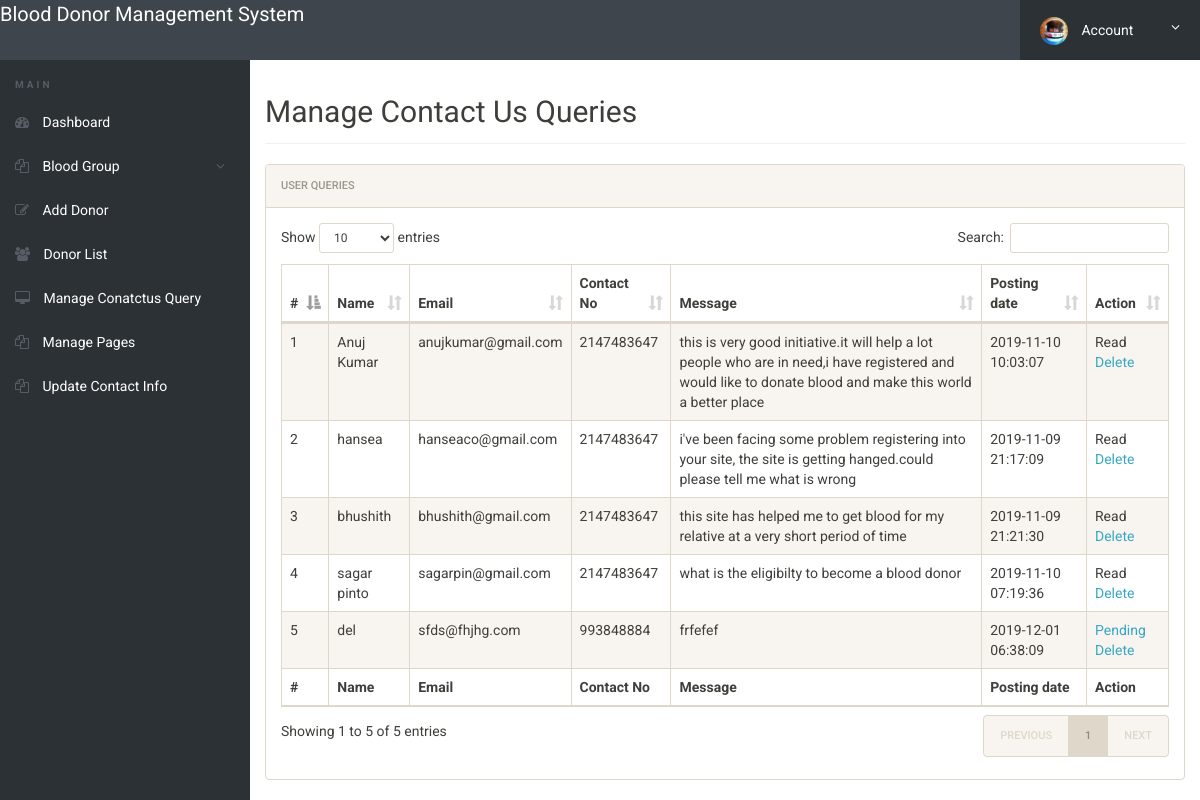
/manage-conactusquery.php (signed in), run on the app's committed database.
### tables this page shows
CREATE TABLE `tblcontactusquery` (
  `id` int(11) NOT NULL,
  `name` varchar(100) DEFAULT NULL,
  `EmailId` varchar(120) DEFAULT NULL,
  `ContactNumber` int(11) DEFAULT NULL,
  `Message` longtext DEFAULT NULL,
  `PostingDate` timestamp NOT NULL DEFAULT current_timestamp(),
  `status` int(11) DEFAULT NULL
);

### manage-conactusquery.php (the view, shortened to what this page needs)
<?php
include('includes/config.php');
if(strlen($_SESSION['alogin'])==0)
	{
header('location:index.php');
}
else{
 ?>
<!doctype html>
<html lang="en" class="no-js">
<head>
	<link rel="stylesheet" href="css/font-awesome.min.css">
	<link rel="stylesheet" href="css/bootstrap.min.css">
	<link rel="stylesheet" href="css/dataTables.bootstrap.min.css">
	<link rel="stylesheet" href="css/bootstrap-social.css">
	<link rel="stylesheet" href="css/bootstrap-select.css">
	<link rel="stylesheet" href="css/fileinput.min.css">
	<link rel="stylesheet" href="css/awesome-bootstrap-checkbox.css">
	<link rel="stylesheet" href="css/style.css">
</head>
<body>
	<?php include('includes/header1.php');?>
	<div class="ts-main-content">
		<?php include('includes/leftbar.php');?>
		<div class="content-wrapper">
			<div class="container-fluid">
				<div class="row">
					<div class="col-md-12">
						<h2 class="page-title">Manage Contact Us Queries</h2>
						<div class="panel panel-default">
							<div class="panel-heading">User queries</div>
							<div class="panel-body">
								<table id="zctb" class="display table table-striped table-bordered table-hover" cellspacing="0" width="100%">
									<thead>
										<tr>
										<th>#</th>
											<th>Name</th>
											<th>Email</th>
											<th>Contact No</th>
											<th>Message</th>
											<th>Posting date</th>
											<th>Action</th>
										</tr>
									</thead>
									<tfoot>
										<tr>
										<th>#</th>
											<th>Name</th>
											<th>Email</th>
											<th>Contact No</th>
											<th>Message</th>
											<th>Posting date</th>
											<th>Action</th>
										</tr>
									</tfoot>
									<tbody>
									<?php $sql = "SELECT * from  tblcontactusquery ";
$query = $dbh -> prepare($sql);
$query->execute();
$results=$query->fetchAll(PDO::FETCH_OBJ);
$cnt=1;
if($query->rowCount() > 0)
{
foreach($results as $result)
{				?>
										<tr>
											<td><?php echo htmlentities($cnt);?></td>
											<td><?php echo htmlentities($result->name);?></td>
											<td><?php echo htmlentities($result->EmailId);?></td>
											<td><?php echo htmlentities($result->ContactNumber);?></td>
											<td><?php echo htmlentities($result->Message);?></td>
											<td><?php echo htmlentities($result->PostingDate);?></td>
																<?php if($result->status==1)
{
	?><td>Read<br />
		<a href="manage-conactusquery.php?del=<?php echo htmlentities($result->id);?>" onclick="return confirm('Do you really want to read')" >Delete</a></td>
<?php } else {?>
<td><a href="manage-conactusquery.php?eid=<?php echo htmlentities($result->id);?>" onclick="return confirm('Do you really want to read')" >Pending</a><br />
	<a href="manage-conactusquery.php?eid=<?php echo htmlentities($result->id);?>" onclick="return confirm('Do you really want to read')" >Delete</a>
</td>
<?php } ?>
										</tr>
										<?php $cnt=$cnt+1; }} ?>
									</tbody>
								</table>
							</div>
						</div>
					</div>
				</div>
			</div>
		</div>
	</div>
</body>
</html>
<?php } ?>

### css/style.css (style rules this page uses)
html { font-size: 14px; }
@media only screen and (min-width: 480px) { html { font-size: 17px; } }
@media only screen and (min-width: 768px) { html { font-size: 14px; } }
body { font-size: 1em; }
a { color: #37a6c4; }
.panel { overflow: hidden; }
.page-title { padding-bottom: 15px; margin-bottom: 20px; border-bottom: 1px solid #f0f0f0; }
.ts-main-content .content-wrapper { padding-top: 15px; margin-top: 60px; }
@media only screen and (min-width: 992px) { .ts-main-content .content-wrapper { margin-left: 250px; } }

### data on the page
tblcontactusquery: name "Anuj Kumar", EmailId "anujkumar@gmail.com", ContactNumber "2147483647", Message "this is very good initiative.it will help a lot people who are in need,i have registered and would like to donate blood and make this world a better place", PostingDate "2019-11-10 10:03:07"
tblcontactusquery: name "hansea", EmailId "hanseaco@gmail.com", ContactNumber "2147483647", Message "i've been facing some problem registering into your site, the site is getting hanged.could please tell me what is wrong", PostingDate "2019-11-09 21:17:09"
tblcontactusquery: name "bhushith", EmailId "bhushith@gmail.com", ContactNumber "2147483647", Message "this site has helped me to get blood for my relative at a very short period of time", PostingDate "2019-11-09 21:21:30"
tblcontactusquery: name "sagar pinto", EmailId "sagarpin@gmail.com", ContactNumber "2147483647", Message "what is the eligibilty to become a blood donor", PostingDate "2019-11-10 07:19:36"
tblcontactusquery: name "del", EmailId "sfds@fhjhg.com", ContactNumber "993848884", Message "frfefef", PostingDate "2019-12-01 06:38:09"
